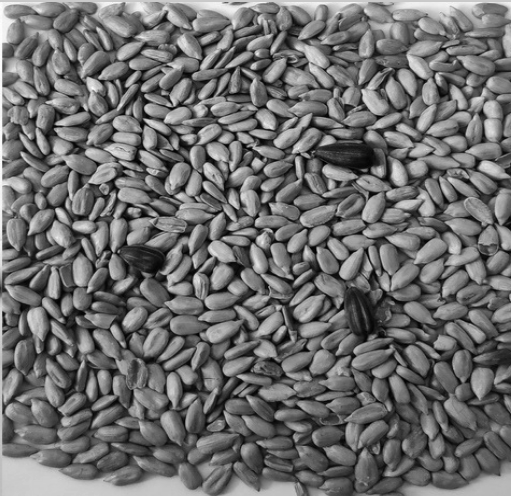
//> input picture resources/sample_1.png, 511 x 496 px
$ ./main -inputfile=../resources/sample_1.png   (built with g++ and OpenCV 4)
//> lines starting //> are read from the running program, lines starting //| are printed output that depends on the picture; after the words box and inside, x2 and y2 are one past the last pixel; in counts of white or black regions, pixels touching at a corner belong together
#include <iostream>

#include <opencv2/opencv.hpp>

using namespace std;

const cv::String options = "{inputfile i |  | name of file to be processed}"
                           "{help h      |  | show help}";

int main(int argc, char **argv)
{
    cv::CommandLineParser cmdparser(argc,argv,options);
    cmdparser.about("Application to research image proc algos for husk area calcualtion");
    if(cmdparser.has("help")) {
        cmdparser.printMessage();
    }
    if(cmdparser.has("inputfile") == false) {
        std::cout << "You have not provide inputfile! Abort..." << std::endl;
        return 1;
    }

    cv::Mat image = cv::imread(cmdparser.get<cv::String>("inputfile"),cv::IMREAD_GRAYSCALE);
//> image is the input picture: 496 rows x 511 cols, CV_8UC1; min 0, max 255, mean 110.2
    if(image.empty() == false) {

        // Global thresholding
        cv::Mat binimage;
        cv::threshold(image,binimage,0,255,cv::THRESH_OTSU);
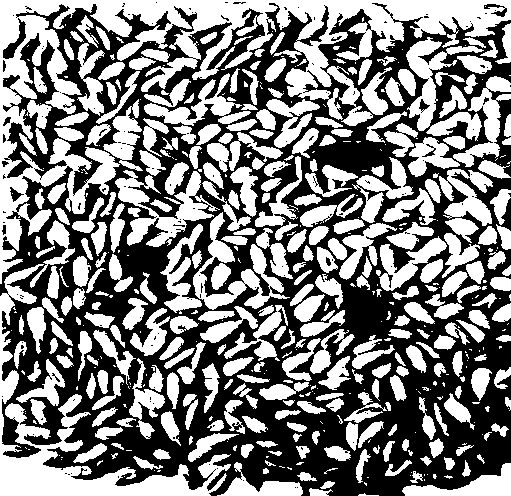
//> binimage: 496 rows x 511 cols, CV_8UC1; 49.7% white; 519 white regions (210 under 20 px), largest, box (x1, y1, x2, y2) and area: (0, 0, 511, 284) 27760, (0, 264, 231, 496) 9199, (115, 170, 220, 247) 2868
        cv::imshow("Global binarized",binimage);

        // Morphological filtration
        cv::Mat kernel = cv::getStructuringElement(cv::MORPH_RECT,cv::Size(5,5));
        cv::dilate(binimage,binimage,kernel,cv::Point(-1,-1),6);
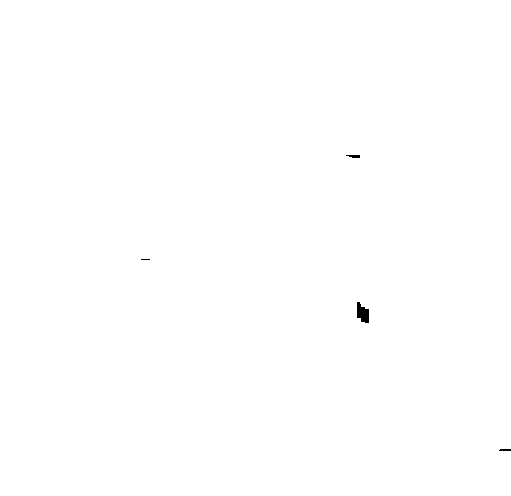
//> binimage: 496 rows x 511 cols, CV_8UC1; 99.9% white; 4 black regions (1 under 20 px), largest, box (x1, y1, x2, y2) and area: (357, 302, 369, 323) 178, (346, 155, 360, 158) 33, (499, 449, 511, 451) 23
        cv::erode(binimage,binimage,kernel,cv::Point(-1,-1),3);
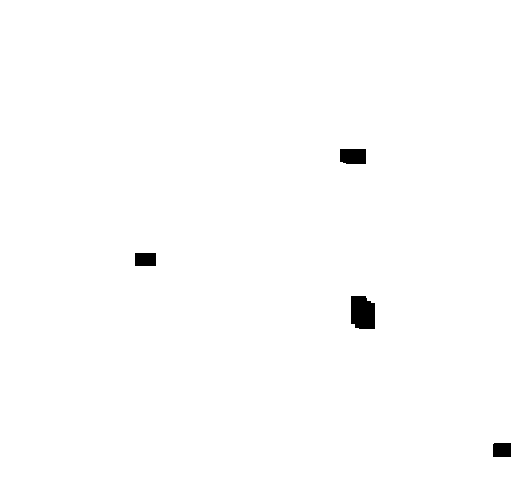
//> binimage: 496 rows x 511 cols, CV_8UC1; 99.4% white; 4 black regions, box (x1, y1, x2, y2) and area: (351, 296, 375, 329) 718, (340, 149, 366, 164) 381, (135, 253, 156, 266) 273, (493, 443, 511, 457) 251
        cv::imshow("Morphological filtrarion",binimage);

        // Blob detection
        cv::SimpleBlobDetector::Params params;
        params.filterByCircularity = false;
        params.filterByInertia = false;
        params.filterByConvexity = false;
        cv::Ptr<cv::SimpleBlobDetector> ptr = cv::SimpleBlobDetector::create(params);
        std::vector<cv::KeyPoint> keypoints;
        ptr->detect(binimage, keypoints);
//> keypoints = 3 keypoints; (x, y, size): (362, 312, 31.8), (353, 156, 24.9), (145, 259, 21.6)
        cout << "Blobs have been found: " << keypoints.size() << std::endl;
//| Blobs have been found: 3

        // Result visualization
        cv::Mat rgbimage;
        cv::cvtColor(image,rgbimage,cv::COLOR_GRAY2BGR);
        for(const auto &keypoint: keypoints)
            cv::circle(rgbimage,keypoint.pt,keypoint.size/1.5f,cv::Scalar(0,0,255),1,cv::LINE_AA);
//> this loop made 3 passes
//> keypoint on passes 1 to 3: keypoint at (362.2, 312.5), size 31.8, keypoint at (145, 259), size 21.6, keypoint at (352.8, 155.8), size 24.9
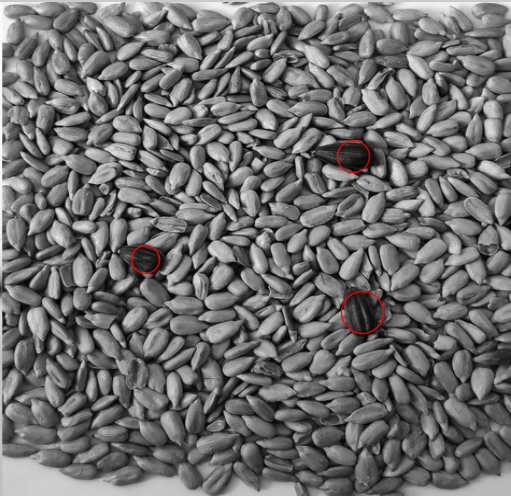
//> rgbimage: 496 rows x 511 cols, CV_8UC3; 0.36% of pixels changed, all inside (x1, y1, x2, y2) = (130, 139, 385, 335)
        cv::imshow("Blobs",rgbimage);

        cv::waitKey(0); // Delay exit untill user will press any key

    } else {
        cout << "Can not read image '" << cmdparser.get<cv::String>("inputfile").c_str() << "'!" << std::endl;
    }
    return 0;
}
